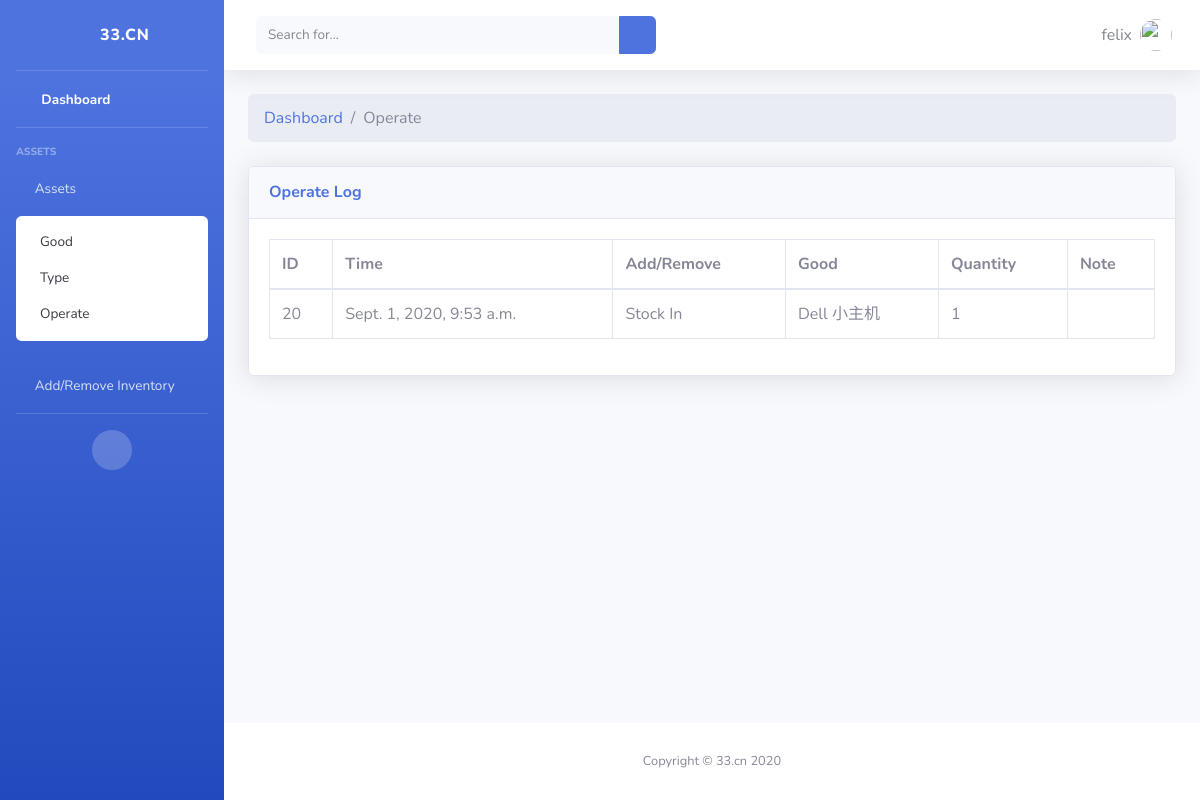
The app's page /operate/ (signed in), older data.
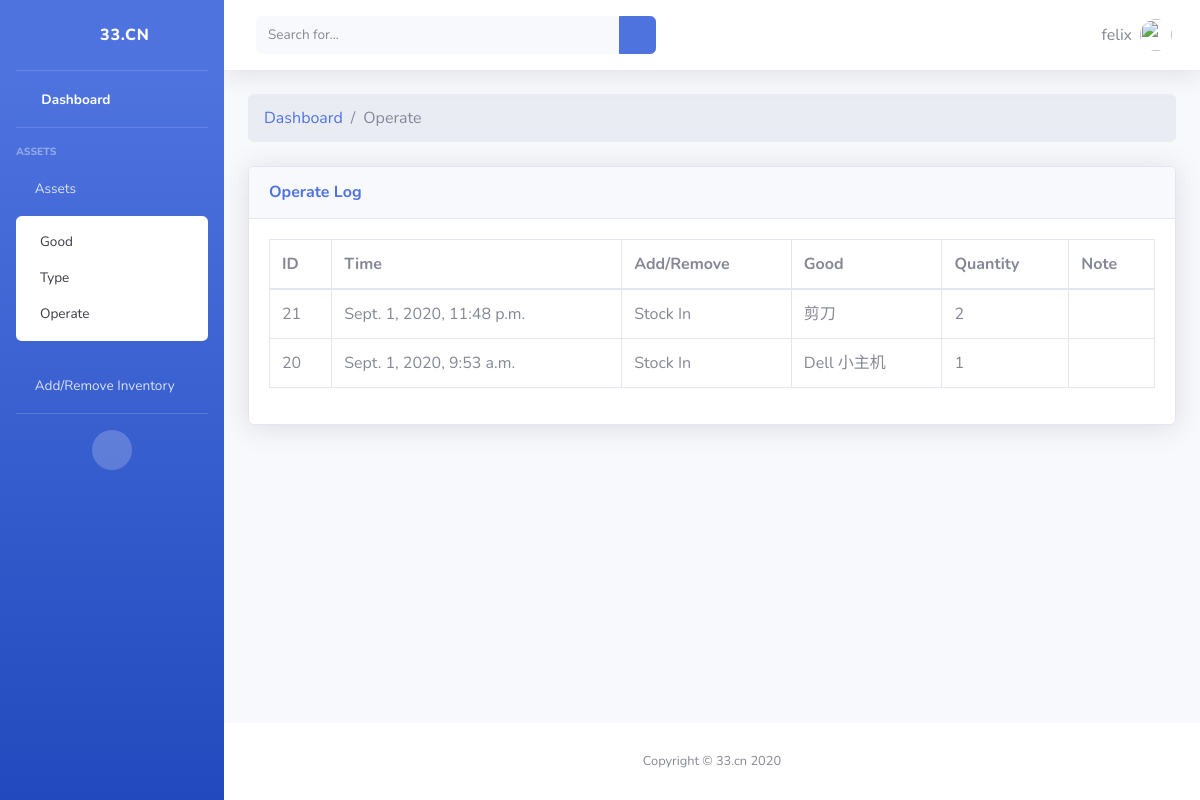
The same page, newer data.
### fzm/models.py (models this page shows, shortened)
class StockOperate(models.Model):
    the_time = models.DateTimeField('Stock Operate time')
    good = models.ForeignKey(Good, on_delete=models.CASCADE)
    operate_quantity = models.IntegerField(default=0)
    note = models.CharField(max_length=200, default='')

class Good(models.Model):
    good_name = models.CharField(max_length=200)
    type = models.ForeignKey(Type, on_delete=models.CASCADE)
    quantity = models.IntegerField(default=0)

### fzm/views.py (the view)
# urls.py: path('operate/', views.view_operate, name='operate'),
@login_required
def view_operate(request):
    operate_list = StockOperate.objects.order_by('-id')
    return render(request, 'fzm/operate.html', {
        'operate_list': operate_list,
    })

### fzm/templates/fzm/operate.html
{% extends "fzm/layout.html" %}
{% block content %}
<ol class="breadcrumb mb-4">
    <li class="breadcrumb-item"><a href="index.html">Dashboard</a></li>
    <li class="breadcrumb-item active">Operate</li>
</ol>
<div class="card shadow mb-4">
<div class="card-header py-3">
  <h6 class="m-0 font-weight-bold text-primary">Operate Log</h6>
</div>
<div class="card-body">
  <div class="table-responsive">
    <table class="table table-bordered" id="dataTable" width="100%" cellspacing="0">
      <thead>
        <tr>
            <th>ID</th>
            <th>Time</th>
            <th>Add/Remove</th>
            <th>Good</th>
            <th>Quantity</th>
            <th>Note</th>
        </tr>
      </thead>
      <tbody>
        {% if operate_list %}
            {% for operate in operate_list %}
                <tr role="row" class="odd">
                    <td class="sorting_1">{{ operate.id }}</td>
                    <td class="sorting_1">{{ operate.the_time }}</td>
                    <td class="sorting_1">
                        {% if operate.operate_quantity > 0 %}
                            Stock In
                        {% else %}
                            Stock Out
                        {% endif %}
                    </td>
                    <td class="sorting_1">{{ operate.good.good_name }}</td>
                    <td class="sorting_1">{{ operate.operate_quantity }}</td>
                    <td class="sorting_1">{{ operate.note }}</td>
                </tr>
            {% endfor %}
        {% else %}
            <p>Null</p>
        {% endif %}
      </tbody>
    </table>
  </div>
</div>
</div>
{% endblock %}

### fzm/templates/fzm/layout.html (shortened to what this page needs)
<!DOCTYPE html>
{% load static %}
<html lang="en">
<head>
  <link href="{% static 'fzm/vendor/fontawesome-free/css/all.min.css' %}" rel="stylesheet" type="text/css">
  <link href="{% static 'fzm/css/sb-admin-2.min.css' %}" rel="stylesheet">
</head>
<body id="page-top">
  <div id="wrapper">
    <ul class="navbar-nav bg-gradient-primary sidebar sidebar-dark accordion" id="accordionSidebar">
      <a class="sidebar-brand d-flex align-items-center justify-content-center" href="{% url 'fzm:index' %}">
        <div class="sidebar-brand-icon rotate-n-15">
          <i class="fas fa-laugh-wink"></i>
        </div>
        <div class="sidebar-brand-text mx-3">33.cn</div>
      </a>
      <hr class="sidebar-divider my-0">
      <li class="nav-item active">
        <a class="nav-link" href="{% url 'fzm:index' %}">
          <i class="fas fa-fw fa-tachometer-alt"></i>
          <span>Dashboard</span></a>
      </li>
      <hr class="sidebar-divider">
      <div class="sidebar-heading">
        Assets
      </div>
      <li class="nav-item">
        <a class="nav-link collapsed" href="#" data-toggle="collapse" data-target="#collapseTwo" aria-expanded="true" aria-controls="collapseTwo">
          <i class="fas fa-warehouse"></i>
          <span>Assets</span>
        </a>
        <div id="collapseTwo" class="collapse show" aria-labelledby="headingTwo" data-parent="#accordionSidebar">
          <div class="bg-white py-2 collapse-inner rounded">
            <a class="collapse-item" href="{% url 'fzm:good' %}">Good</a>
            <a class="collapse-item" href="{% url 'fzm:type' %}">Type</a>
            <a class="collapse-item" href="{% url 'fzm:operate' %}">Operate</a>
          </div>
        </div>
        <a class="nav-link" href="{% url 'fzm:stock' %}">
          <i class="fas fa-plus-circle"></i>
          <span>Add/Remove Inventory</span></a>
      </li>
      <hr class="sidebar-divider d-none d-md-block">
      <div class="text-center d-none d-md-inline">
        <button class="rounded-circle border-0" id="sidebarToggle"></button>
      </div>
    </ul>
    <div id="content-wrapper" class="d-flex flex-column">
      <div id="content">
        <nav class="navbar navbar-expand navbar-light bg-white topbar mb-4 static-top shadow">
          <form class="d-none d-sm-inline-block form-inline mr-auto ml-md-3 my-2 my-md-0 mw-100 navbar-search">
            <div class="input-group">
              <input type="text" class="form-control bg-light border-0 small" placeholder="Search for..." aria-label="Search" aria-describedby="basic-addon2">
              <div class="input-group-append">
                <button class="btn btn-primary" type="button">
                  <i class="fas fa-search fa-sm"></i>
                </button>
              </div>
            </div>
          </form>
          <ul class="navbar-nav ml-auto">
            <li class="nav-item dropdown no-arrow">
              <a class="nav-link dropdown-toggle" href="#" id="userDropdown" role="button" data-toggle="dropdown" aria-haspopup="true" aria-expanded="false">
                <span class="mr-2 d-none d-lg-inline text-gray-600 mid">
                  {{ user.get_username }}
                </span>
                <img class="img-profile rounded-circle" src="https://source.unsplash.com/QAB-WJcbgJk/60x60">
              </a>
            </li>
          </ul>
        </nav>
        <div class="container-fluid">
          {% block content %}{% endblock %}
        </div>
      </div>
      <footer class="sticky-footer bg-white">
        <div class="container my-auto">
          <div class="copyright text-center my-auto">
            <span>Copyright &copy; 33.cn 2020</span>
          </div>
        </div>
      </footer>
    </div>
  </div>
</body>
</html>

Row changes from the older to the newer data that the page shows:
added StockOperate: id "21", the_time "Sept. 1, 2020, 11:48 p.m.", shows "Stock In", good.good_name "剪刀", operate_quantity "2"
